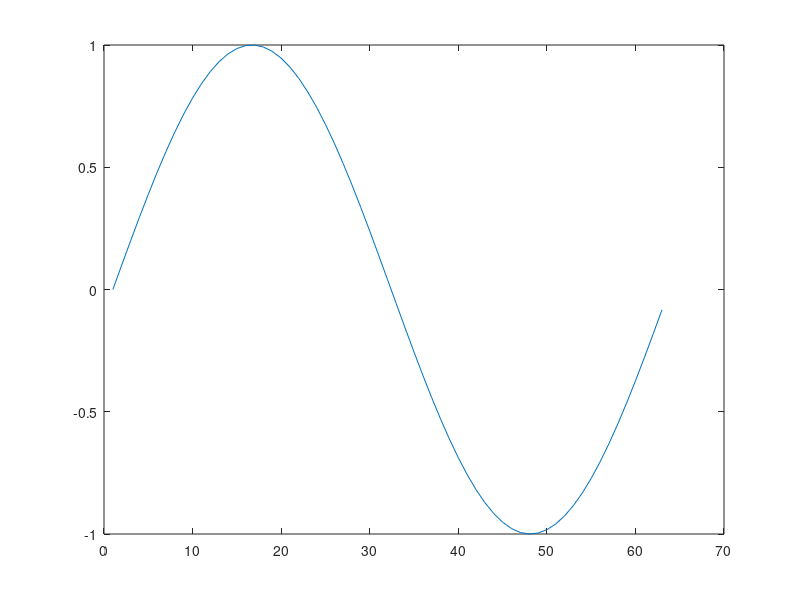
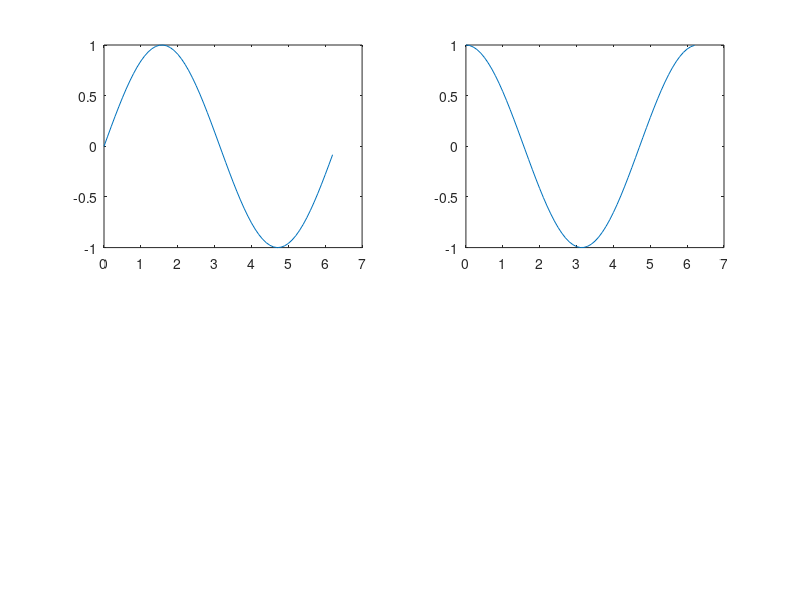

MATLAB code for these plots, in order: (Note: this script raises an error after producing the figures.)
%%
x = 0:0.1:2*pi;
y1 = sin(x);
y2 = cos(x);

%%
% 二维曲线绘制
    % 基本函数
        % plot(y)
            % y为向量
                plot(y1);  % 纵坐标为y的值；横坐标自动为元素序号(角标+1)，此处为1~9
            % y为矩阵
                figure;  % 开启新绘图窗口，下一次绘图在新窗口
                y = [y1', y2'];
                plot(y);  % 当y为矩阵，按每一列画出曲线，颜色自动区分
        % plot(x, y)
            % xy为向量
                plot(x, y1);  % 先绘制曲线
        % plot(x1, y1, x2, y2...)
            plot(x, y1, x, y2);  % 在同一个窗口同一坐标轴绘制多条曲线
    % 线性图形格式设置
        % 线形颜色数据点
            plot(x, y1, 'b:o');  % 蓝色 点线 圆圈
            % b蓝 g绿 r红 c青 m紫 y黄 k黑 w白
            % -实线 :点线 --虚线 -.点画线
            % .实点 o圆圈 x叉 +十字 *星号 s方块 d钻石 v下三角 ^上三角 <左三角 >右三角 p五角星 h六角星
        % 坐标轴
            plot(x, y1);
            axis([-1*pi, 3*pi, -1.5, 1.5]);  % 规定横纵坐标范围
    % 图形修饰
        % 标题标签
            title('a title');  % 图像标题
            xlabel('this is x');  % x轴标记，同理还有ylabel，zlabel
        %图例设置
            legend('hahaha', 'location', 'best');  % str的顺序与绘图顺序一致; 'best'指图例位置最佳化，还有其他位置
        %图形保持
            plot(x, y1);
            hold on;  % 在原有窗口y1曲线上增加绘制下一个图形
            plot(x, y2);  % y2在同一窗口内被绘制
            hold off;
        %分割绘制
            subplot(2, 2, 1);  % 分割成2x2区域，在第一块区域绘制下一个图形
            plot(x, y1);  % y1被绘制在4块区域的第一块
            subplot(2, 2, 2);  % 分割方法相同，区域改变
            plot(x, y2);  % y2在第二块区域

%%
%*二维特殊图形绘制
    %柱状图
        bar(x, y, width, '参数');  % x横坐标向量，m个元素; y为向量时，每个x画一竖条共m条，矩阵mxn时，每个x画n条;
                                   % width宽度默认0.8，超过1各条会重叠;
                                   % 参数有grouped分组式，stacked堆栈式; 默认grouped
                                   % bar垂直柱状图,barh水平柱状图,bar3三维柱状图,barh3水平三维柱状图(三维多一个参数detached, 且为默认)
    %饼形图
        pie(x, explode, 'lable');  % x为向量显示每个元素占总和百分比, 为矩阵显示每个元素占所有总和百分比
                                   % explode向量与x同长度，为1表示该元素被分离突出显示，默认全0不分离
                                   % pie3绘制三维饼图
    %直方图
        hist(y, n);  % y为向量，把横坐标分为n段绘制
        hist(y, x);  % x为向量，用于指定每段中间值, 若取N = hist(y, x), N为每段元素个数
    %离散数据图
        stairs(x, y, 'b-o');  % 阶梯图，参数同plot
        stem(x, y, 'fill');  % 火柴杆图，参数fill是填充火柴杆，或定义线形
        candle(HI, LO, CL, OP);  % 蜡烛图:HI为最高价格向量,LO为最低价格向量,CL为收盘价格向量,OP为开盘价格向量
    %向量图
        compass(u, v, 'b-o');  % 罗盘图横坐标u纵坐标v
        compass(Z, 'b-o');  % 罗盘图复向量Z
        feather(u, v, 'b-o');  % 羽毛图横坐标u纵坐标v
        feather(Z, 'b-o');  % 羽毛图复向量Z
        quiver(x, y, u, v);  % 以(x, y)为起点(u, v)为终点向量场图
    %极坐标图
        % polar(theta, rho, 'b-o');  % 极角theta, 半径rho
        theta = -pi:0.01:pi;
        rho = sin(theta);
        polar(theta, rho, 'b')
    %对数坐标图
        semilogx(x1, y1, 'b-o');  % 把x轴对数刻度表示, semilogy是y轴对数刻度表示，loglog是两个坐标都用对数表示
    %双纵坐标
        plotyy(x1, y1, x2, y2, 'fun1', 'fun2');  % fun规定了两条条线的绘制方式，如plot,semilogx,semilogy,loglog,stem等
    %函数绘图
        f = 'sin(2*x)';
        ezplot(f, [0, 2*pi]);  % 绘制f并规定横坐标范围，也有[xmin, xmax, ymin, ymax]
        x = '2*cos(t)';
        y = '4*sin(t)';
        ezplot(x, y);  % 绘制x(t),y(t)在[0, 2*pi]图像, 也可以在最后用[tmin, tmax]规定t的范围

%%
%三维曲线曲面绘制
    %三维曲线
        x = 0:0.1:2*pi;
        y = sin(x); z = cos(x);
        plot3(x, y, z, 'b-*');
    %三维曲面
        %三维网格
            x = -5:0.1:5;  % 规定了x轴采样点，也规定了x轴范围
            y = -4:0.1:4;  % 规定了y轴采样点，也规定了y轴范围
            [X, Y] = meshgrid(x, y);  % 得到了xoy面网格点
            Z = X.^2+Y.^2;
            mesh(X, Y, Z)  % XY是meshgrid得到的网格点，Z是网格顶点，c是用色矩阵可省略
        %三维表面图
            x = -5:0.1:5;  
            y = -4:0.1:4;
            [X, Y] = meshgrid(x, y);
            Z = X.^2+Y.^2;  % 以上部分同上
            surf(X, Y, Z)  % 与上一个类似 作者：glanny https://www.bilibili.com/read/cv7966685 出处：bilibili